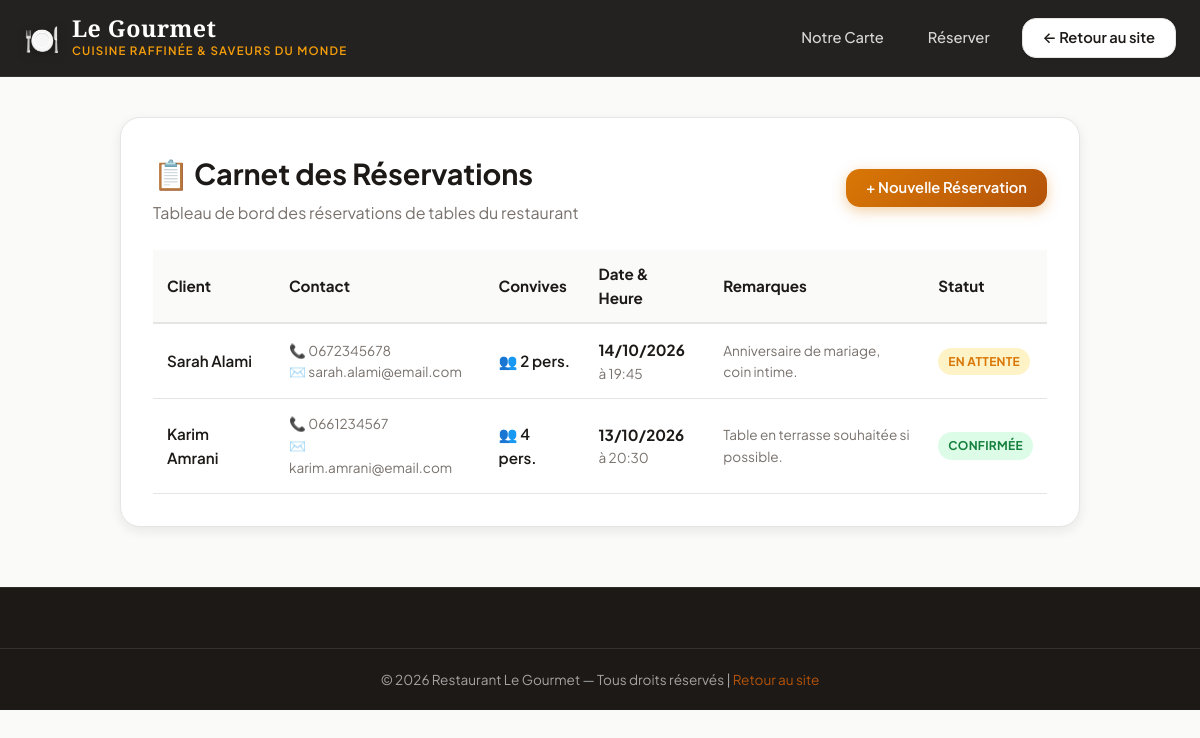
/Gestion-Restaurant/reserver.php, run on the app's committed database.
### tables this page shows
CREATE TABLE reservation (
    id_reservation INT AUTO_INCREMENT PRIMARY KEY,
    nom_client VARCHAR(100) NOT NULL,
    email VARCHAR(100) NOT NULL,
    telephone VARCHAR(30) NOT NULL,
    nb_personnes INT NOT NULL DEFAULT 2,
    date_reservation DATE NOT NULL,
    heure_reservation TIME NOT NULL,
    remarques TEXT NULL,
    statut ENUM('en_attente', 'confirmee', 'annulee') DEFAULT 'en_attente',
    date_creation DATETIME DEFAULT CURRENT_TIMESTAMP
);

### Gestion-Restaurant/reserver.php (the view, shortened to what this page needs)
<?php
require_once "connexion.php";
$reservations = $pdo->query("SELECT * FROM reservation ORDER BY date_reservation DESC, heure_reservation DESC")->fetchAll();
?>
<!DOCTYPE html>
<html lang="fr">
<head>
    <link rel="stylesheet" href="style.css">
</head>
<body>
<header class="header">
    <div class="header-inner">
        <a href="index.php" class="logo">
            <span class="logo-icon">🍽️</span>
            <div>
                <span class="logo-title">Le Gourmet</span>
                <span class="logo-sub">Cuisine Raffinée & Saveurs du Monde</span>
            </div>
        </a>
        <nav class="nav">
            <a href="index.php#carte" class="nav-link">Notre Carte</a>
            <a href="index.php#reservation" class="nav-link">Réserver</a>
            <a href="index.php" class="btn btn-secondary">← Retour au site</a>
        </nav>
    </div>
</header>
<div class="detail-container" style="max-width: 1000px; margin: 40px auto; padding: 0 20px;">
    <div class="detail-card">
        <div style="display:flex; justify-content:space-between; align-items:center; margin-bottom:24px; flex-wrap:wrap; gap:12px;">
            <div>
                <h1 style="font-size:1.8rem; color:var(--primary); margin:0;">📋 Carnet des Réservations</h1>
                <p style="color:var(--text-muted); margin:4px 0 0;">Tableau de bord des réservations de tables du restaurant</p>
            </div>
            <a href="index.php#reservation" class="btn btn-primary">+ Nouvelle Réservation</a>
        </div>
        <?php if (empty($reservations)): ?>
        <div class="empty-state" style="padding:40px 20px;">
            <div class="empty-state-icon">📅</div>
            <h3>Aucune réservation enregistrée</h3>
            <p>Les futures demandes de réservation apparaîtront ici.</p>
        </div>
        <?php else: ?>
        <div style="overflow-x:auto;">
            <table style="width:100%; border-collapse:collapse; text-align:left; font-size:0.95rem;">
                <thead>
                    <tr style="background:var(--background); border-bottom:2px solid var(--border);">
                        <th style="padding:12px 14px;">Client</th>
                        <th style="padding:12px 14px;">Contact</th>
                        <th style="padding:12px 14px;">Convives</th>
                        <th style="padding:12px 14px;">Date & Heure</th>
                        <th style="padding:12px 14px;">Remarques</th>
                        <th style="padding:12px 14px;">Statut</th>
                    </tr>
                </thead>
                <tbody>
                    <?php foreach ($reservations as $res): ?>
                    <tr style="border-bottom:1px solid var(--border);">
                        <td style="padding:14px; font-weight:600; color:var(--primary);">
                            <?= htmlspecialchars($res['nom_client']) ?>
                        </td>
                        <td style="padding:14px; color:var(--text-muted); font-size:0.85rem;">
                            <div>📞 <?= htmlspecialchars($res['telephone']) ?></div>
                            <div>✉️ <?= htmlspecialchars($res['email']) ?></div>
                        </td>
                        <td style="padding:14px; font-weight:600;">
                            👥 <?= (int)$res['nb_personnes'] ?> pers.
                        </td>
                        <td style="padding:14px;">
                            <strong><?= date('d/m/Y', strtotime($res['date_reservation'])) ?></strong>
                            <div style="color:var(--text-muted); font-size:0.85rem;">à <?= substr($res['heure_reservation'], 0, 5) ?></div>
                        </td>
                        <td style="padding:14px; font-size:0.85rem; color:var(--text-muted); max-width:220px;">
                            <?= !empty($res['remarques']) ? htmlspecialchars($res['remarques']) : '<em>Aucune</em>' ?>
                        </td>
                        <td style="padding:14px;">
                            <?php if ($res['statut'] === 'confirmee'): ?>
                                <span class="badge badge-available">Confirmée</span>
                            <?php elseif ($res['statut'] === 'en_attente'): ?>
                                <span class="badge badge-special">En attente</span>
                            <?php else: ?>
                                <span class="badge badge-out">Annulée</span>
                            <?php endif; ?>
                        </td>
                    </tr>
                    <?php endforeach; ?>
                </tbody>
            </table>
        </div>
        <?php endif; ?>
    </div>
</div>
<footer class="footer" style="margin-top:60px;">
    <div class="footer-bottom">
        <p>© 2026 Restaurant Le Gourmet — Tous droits réservés | <a href="index.php" style="color:var(--accent);">Retour au site</a></p>
    </div>
</footer>
</body>
</html>

### Gestion-Restaurant/style.css (style rules this page uses)
:root { --primary: #1c1917; --primary-light: #292524; --primary-dark: #0c0a09; --accent: #b45309; --accent-light: #d97706; --accent-gold: #f59e0b; --accent-terracotta: #c2410c; --background: #fafaf9; --surface: #ffffff; --surface-alt: #f5f5f4; --text: #1c1917; --text-muted: #78716c; --text-light: #a8a29e; --border: #e7e5e4; --success: #15803d; --success-light: #dcfce7; --danger: #dc2626; --danger-light: #fee2e2; --warning: #d97706; --warning-light: #fef3c7; --radius: 14px; --radius-sm: 8px; --radius-lg: 20px; --shadow-sm: 0 1px 3px rgba(0,0,0,0.06); --shadow: 0 4px 12px rgba(28, 25, 23, 0.08); --shadow-md: 0 8px 24px rgba(28, 25, 23, 0.12); --shadow-lg: 0 16px 40px rgba(28, 25, 23, 0.16); --transition: all 0.25s cubic-bezier(0.16, 1, 0.3, 1); }
* { box-sizing: border-box; margin: 0; padding: 0; }
html { scroll-behavior: smooth; }
body { font-family: 'Plus Jakarta Sans', -apple-system, BlinkMacSystemFont, sans-serif; background-color: var(--background); color: var(--text); line-height: 1.6; -webkit-font-smoothing: antialiased; }
a { color: inherit; text-decoration: none; }
.header { position: sticky; top: 0; background-color: rgba(28, 25, 23, 0.96); backdrop-filter: blur(12px); color: #ffffff; z-index: 100; border-bottom: 1px solid rgba(255, 255, 255, 0.08); }
.header-inner { max-width: 1280px; margin: auto; display: flex; justify-content: space-between; align-items: center; padding: 0 24px; height: 76px; }
.logo { display: flex; align-items: center; gap: 12px; text-decoration: none; color: #ffffff; }
.logo-icon { font-size: 1.8rem; filter: drop-shadow(0 2px 4px rgba(0,0,0,0.3)); }
.logo-title { font-family: 'Playfair Display', serif; font-size: 1.45rem; font-weight: 700; color: #ffffff; letter-spacing: 0.5px; display: block; line-height: 1.1; }
.logo-sub { font-size: 0.72rem; color: var(--accent-gold); text-transform: uppercase; letter-spacing: 1.2px; font-weight: 600; display: block; }
.nav { display: flex; align-items: center; gap: 20px; }
.nav-link { color: rgba(255, 255, 255, 0.82); text-decoration: none; font-size: 0.92rem; font-weight: 500; padding: 8px 12px; border-radius: var(--radius-sm); transition: var(--transition); }
.btn { display: inline-flex; align-items: center; justify-content: center; gap: 8px; padding: 10px 20px; border-radius: var(--radius); font-size: 0.92rem; font-weight: 600; text-decoration: none; cursor: pointer; border: none; transition: var(--transition); line-height: 1.2; }
.btn-primary { background: linear-gradient(135deg, var(--accent-light) 0%, var(--accent) 100%); color: #ffffff; box-shadow: 0 4px 14px rgba(217, 119, 6, 0.35); }
.btn-secondary { background: var(--surface); color: var(--primary); border: 1px solid var(--border); box-shadow: var(--shadow-sm); }
.badge { display: inline-flex; align-items: center; gap: 6px; padding: 4px 10px; border-radius: 50px; font-size: 0.75rem; font-weight: 700; letter-spacing: 0.3px; text-transform: uppercase; }
.badge-available { background: var(--success-light); color: var(--success); }
.badge-special { background: var(--warning-light); color: var(--warning); }
.detail-container { max-width: 1200px; margin: 40px auto; padding: 0 24px; }
.detail-card { background: var(--surface); padding: 32px; border-radius: var(--radius-lg); border: 1px solid var(--border); box-shadow: var(--shadow); }
.footer { background: var(--primary); color: #ffffff; padding-top: 60px; border-top: 1px solid rgba(255, 255, 255, 0.08); }
.footer-bottom { border-top: 1px solid rgba(255, 255, 255, 0.1); padding: 20px 24px; text-align: center; font-size: 0.85rem; color: rgba(255, 255, 255, 0.6); }

### data on the page
reservation: nom_client "Sarah Alami", telephone "0672345678", email "sarah.alami@email.com", nb_personnes "2", date_reservation "14/10/2026", heure_reservation "19:45", remarques "Anniversaire de mariage, coin intime.", statut "EN ATTENTE"
reservation: nom_client "Karim Amrani", telephone "0661234567", email "karim.amrani@email.com", nb_personnes "4", date_reservation "13/10/2026", heure_reservation "20:30", remarques "Table en terrasse souhaitée si possible.", statut "CONFIRMÉE"
